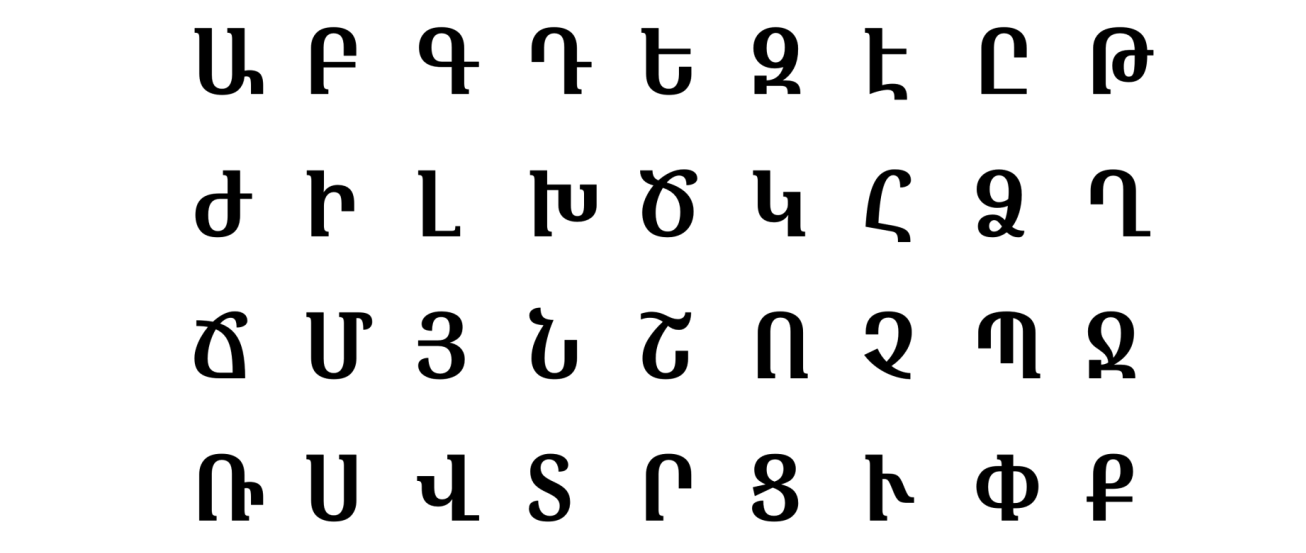
#> input picture data/armenian_alphabet_merged.png, 1306 x 553 px
$ python -i imutils.py   (imports and definitions only)
#> lines starting #> are read from the running program, lines starting #| are printed output that depends on the picture; after the words box and inside, x2 and y2 are one past the last pixel; in counts of white or black regions, pixels touching at a corner belong together
#> further down, picture is the input picture: shape (553, 1306, 3); min 0, max 255, mean 235.1
import cv2
import numpy as np


def pad_to_shape(a, shape):
    y_, x_ = shape
    y, x = a.shape
    y_pad = (y_-y)
    x_pad = (x_-x)
    return np.pad(a,((y_pad//2, y_pad//2 + y_pad%2),
                     (x_pad//2, x_pad//2 + x_pad%2)),
                  mode = 'constant')


def adjust_gamma(image, gamma=1.0):
    # build a lookup table mapping the pixel values [0, 255] to
    # their adjusted gamma values
    inv_gamma = 1.0 / gamma
    table = np.array([((i / 255.0) ** inv_gamma) * 255 for i in np.arange(0, 256)]).astype("uint8")
    # apply gamma correction using the lookup table
    return cv2.LUT(image, table)


def warp_perspective(img: np.array, corners: np.array, result_size: tuple = (480, 480)) -> np.array:
    """
    Perform a perspective transform

    :param img: Input color image
    :param corners: np.array(shape=(4, 2))
    :param result_size: size of transformed image
    :return:
    """
    output_pts = np.float32([[0, 0],
                             [0, result_size[1] - 1],
                             [result_size[0] - 1, result_size[1] - 1],
                             [result_size[0] - 1, 0]])
    M = cv2.getPerspectiveTransform(corners.astype(np.float32), output_pts)

    warped_img = cv2.warpPerspective(img, M, result_size, flags=cv2.INTER_LINEAR)

    return warped_img


def binarize_image(image):
    gray = cv2.cvtColor(image, cv2.COLOR_BGR2GRAY)
    blur = cv2.GaussianBlur(gray, (5, 5), 0)
    ret, thresh = cv2.threshold(blur, 0, 255, cv2.THRESH_BINARY + cv2.THRESH_OTSU)
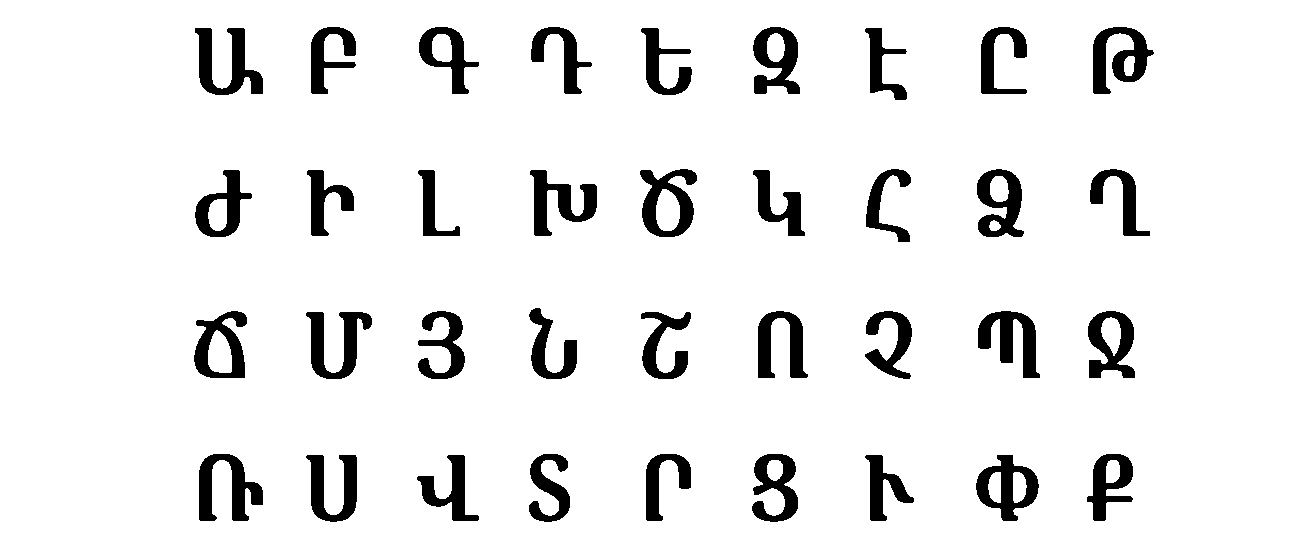
#> thresh: shape (553, 1306); 92% white; 36 black regions, largest, box (x1, y1, x2, y2) and area: (195, 28, 263, 95) 2102, (199, 454, 263, 521) 2092, (1093, 27, 1154, 94) 2053
#> ret = 139

    return thresh

>>> import cv2
>>> picture = cv2.imread('data/armenian_alphabet_merged.png')
>>> result = binarize_image(picture)
